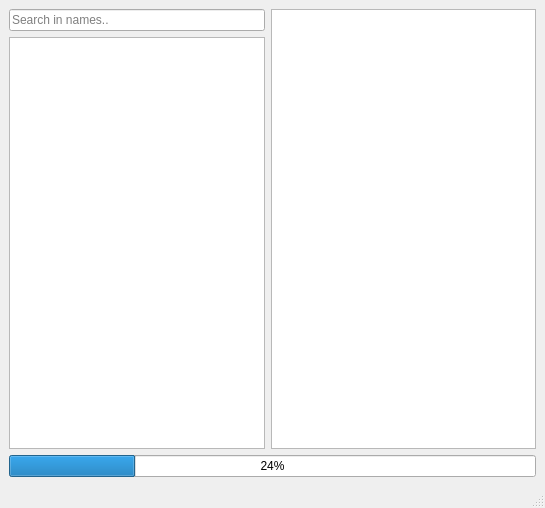
<?xml version="1.0" encoding="UTF-8"?>
<ui version="4.0">
 <class>KManWindow</class>
 <widget class="QMainWindow" name="KManWindow">
  <property name="geometry">
   <rect>
    <x>0</x>
    <y>0</y>
    <width>545</width>
    <height>508</height>
   </rect>
  </property>
  <property name="windowTitle">
   <string>KManPageApp</string>
  </property>
  <property name="windowIcon">
   <iconset theme="help-browser">
    <normaloff/>
   </iconset>
  </property>
  <widget class="QWidget" name="centralwidget">
   <layout class="QGridLayout" name="gridLayout_2">
    <item row="0" column="0">
     <widget class="QLineEdit" name="searchEdit">
      <property name="sizePolicy">
       <sizepolicy hsizetype="Minimum" vsizetype="Minimum">
        <horstretch>0</horstretch>
        <verstretch>0</verstretch>
       </sizepolicy>
      </property>
      <property name="minimumSize">
       <size>
        <width>250</width>
        <height>0</height>
       </size>
      </property>
      <property name="placeholderText">
       <string>Search in names..</string>
      </property>
     </widget>
    </item>
    <item row="0" column="1" rowspan="2">
     <widget class="QTextBrowser" name="manView">
      <property name="sizePolicy">
       <sizepolicy hsizetype="Expanding" vsizetype="Expanding">
        <horstretch>0</horstretch>
        <verstretch>0</verstretch>
       </sizepolicy>
      </property>
      <property name="text" stdset="0">
       <string/>
      </property>
     </widget>
    </item>
    <item row="1" column="0">
     <widget class="QListWidget" name="listWidget">
      <property name="sizePolicy">
       <sizepolicy hsizetype="Minimum" vsizetype="Expanding">
        <horstretch>0</horstretch>
        <verstretch>0</verstretch>
       </sizepolicy>
      </property>
      <property name="minimumSize">
       <size>
        <width>250</width>
        <height>0</height>
       </size>
      </property>
      <property name="editTriggers">
       <set>QAbstractItemView::NoEditTriggers</set>
      </property>
     </widget>
    </item>
    <item row="2" column="0" colspan="2">
     <widget class="QProgressBar" name="progressBar">
      <property name="value">
       <number>24</number>
      </property>
     </widget>
    </item>
   </layout>
  </widget>
  <widget class="QStatusBar" name="statusbar"/>
 </widget>
 <resources/>
 <connections/>
</ui>
